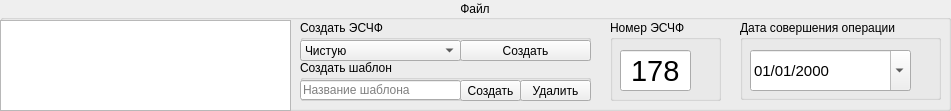
     <widget class="QGroupBox" name="groupBox">
      <property name="geometry">
       <rect>
        <x>10</x>
        <y>10</y>
        <width>951</width>
        <height>111</height>
       </rect>
      </property>
      <property name="title">
       <string>Файл</string>
      </property>
      <property name="alignment">
       <set>Qt::AlignCenter</set>
      </property>
      <property name="flat">
       <bool>true</bool>
      </property>
      <property name="checkable">
       <bool>false</bool>
      </property>
      <widget class="QListView" name="fileView">
       <property name="enabled">
        <bool>true</bool>
       </property>
       <property name="geometry">
        <rect>
         <x>0</x>
         <y>20</y>
         <width>291</width>
         <height>91</height>
        </rect>
       </property>
       <property name="font">
        <font>
         <pointsize>8</pointsize>
         <bold>false</bold>
        </font>
       </property>
       <property name="horizontalScrollBarPolicy">
        <enum>Qt::ScrollBarAlwaysOff</enum>
       </property>
       <property name="autoScrollMargin">
        <number>0</number>
       </property>
       <property name="editTriggers">
        <set>QAbstractItemView::SelectedClicked</set>
       </property>
       <property name="showDropIndicator" stdset="0">
        <bool>false</bool>
       </property>
       <property name="dragDropOverwriteMode">
        <bool>false</bool>
       </property>
       <property name="dragDropMode">
        <enum>QAbstractItemView::DragOnly</enum>
       </property>
       <property name="defaultDropAction">
        <enum>Qt::IgnoreAction</enum>
       </property>
       <property name="alternatingRowColors">
        <bool>true</bool>
       </property>
       <property name="horizontalScrollMode">
        <enum>QAbstractItemView::ScrollPerPixel</enum>
       </property>
       <property name="movement">
        <enum>QListView::Snap</enum>
       </property>
       <property name="isWrapping" stdset="0">
        <bool>true</bool>
       </property>
       <property name="resizeMode">
        <enum>QListView::Fixed</enum>
       </property>
       <property name="viewMode">
        <enum>QListView::ListMode</enum>
       </property>
      </widget>
      <widget class="QGroupBox" name="groupBox_4">
       <property name="geometry">
        <rect>
         <x>610</x>
         <y>20</y>
         <width>111</width>
         <height>81</height>
        </rect>
       </property>
       <property name="title">
        <string>Номер ЭСЧФ</string>
       </property>
       <property name="flat">
        <bool>true</bool>
       </property>
       <widget class="QLineEdit" name="lineEdit">
        <property name="geometry">
         <rect>
          <x>10</x>
          <y>30</y>
          <width>71</width>
          <height>41</height>
         </rect>
        </property>
        <property name="font">
         <font>
          <pointsize>22</pointsize>
          <bold>false</bold>
         </font>
        </property>
        <property name="text">
         <string>178</string>
        </property>
        <property name="maxLength">
         <number>3</number>
        </property>
        <property name="frame">
         <bool>true</bool>
        </property>
        <property name="echoMode">
         <enum>QLineEdit::Normal</enum>
        </property>
        <property name="alignment">
         <set>Qt::AlignCenter</set>
        </property>
        <property name="placeholderText">
         <string>№</string>
        </property>
        <property name="cursorMoveStyle">
         <enum>Qt::LogicalMoveStyle</enum>
        </property>
        <property name="clearButtonEnabled">
         <bool>false</bool>
        </property>
       </widget>
      </widget>
      <widget class="QGroupBox" name="groupBox_5">
       <property name="geometry">
        <rect>
         <x>740</x>
         <y>20</y>
         <width>201</width>
         <height>80</height>
        </rect>
       </property>
       <property name="title">
        <string>Дата совершения операции</string>
       </property>
       <property name="flat">
        <bool>true</bool>
       </property>
       <widget class="QDateEdit" name="dateEdit">
        <property name="geometry">
         <rect>
          <x>10</x>
          <y>30</y>
          <width>161</width>
          <height>41</height>
         </rect>
        </property>
        <property name="font">
         <font>
          <pointsize>11</pointsize>
          <bold>false</bold>
         </font>
        </property>
        <property name="readOnly">
         <bool>false</bool>
        </property>
        <property name="buttonSymbols">
         <enum>QAbstractSpinBox::NoButtons</enum>
        </property>
        <property name="currentSection">
         <enum>QDateTimeEdit::MonthSection</enum>
        </property>
        <property name="displayFormat">
         <string>MM/dd/yyyy</string>
        </property>
        <property name="calendarPopup">
         <bool>true</bool>
        </property>
       </widget>
      </widget>
      <widget class="QGroupBox" name="groupBox_9">
       <property name="geometry">
        <rect>
         <x>300</x>
         <y>20</y>
         <width>291</width>
         <height>41</height>
        </rect>
       </property>
       <property name="title">
        <string>Создать ЭСЧФ</string>
       </property>
       <property name="flat">
        <bool>true</bool>
       </property>
       <widget class="QComboBox" name="comboBox_6">
        <property name="geometry">
         <rect>
          <x>0</x>
          <y>20</y>
          <width>161</width>
          <height>21</height>
         </rect>
        </property>
        <property name="font">
         <font>
          <pointsize>9</pointsize>
          <bold>false</bold>
         </font>
        </property>
        <property name="editable">
         <bool>false</bool>
        </property>
        <item>
         <property name="text">
          <string>Чистую</string>
         </property>
        </item>
        <item>
         <property name="text">
          <string>Грязную</string>
         </property>
        </item>
       </widget>
       <widget class="QPushButton" name="pushButton_4">
        <property name="geometry">
         <rect>
          <x>160</x>
          <y>20</y>
          <width>131</width>
          <height>21</height>
         </rect>
        </property>
        <property name="text">
         <string>Создать</string>
        </property>
       </widget>
      </widget>
      <widget class="QGroupBox" name="groupBox_10">
       <property name="geometry">
        <rect>
         <x>300</x>
         <y>60</y>
         <width>291</width>
         <height>41</height>
        </rect>
       </property>
       <property name="font">
        <font>
         <bold>false</bold>
        </font>
       </property>
       <property name="title">
        <string>Создать шаблон</string>
       </property>
       <property name="flat">
        <bool>true</bool>
       </property>
       <widget class="QPushButton" name="pushButton_2">
        <property name="geometry">
         <rect>
          <x>220</x>
          <y>20</y>
          <width>71</width>
          <height>21</height>
         </rect>
        </property>
        <property name="text">
         <string>Удалить</string>
        </property>
       </widget>
       <widget class="QLineEdit" name="lineEdit_2">
        <property name="geometry">
         <rect>
          <x>0</x>
          <y>20</y>
          <width>161</width>
          <height>20</height>
         </rect>
        </property>
        <property name="placeholderText">
         <string>Название шаблона</string>
        </property>
       </widget>
       <widget class="QPushButton" name="pushButton">
        <property name="geometry">
         <rect>
          <x>160</x>
          <y>20</y>
          <width>61</width>
          <height>21</height>
         </rect>
        </property>
        <property name="text">
         <string>Создать</string>
        </property>
       </widget>
      </widget>
     </widget>
